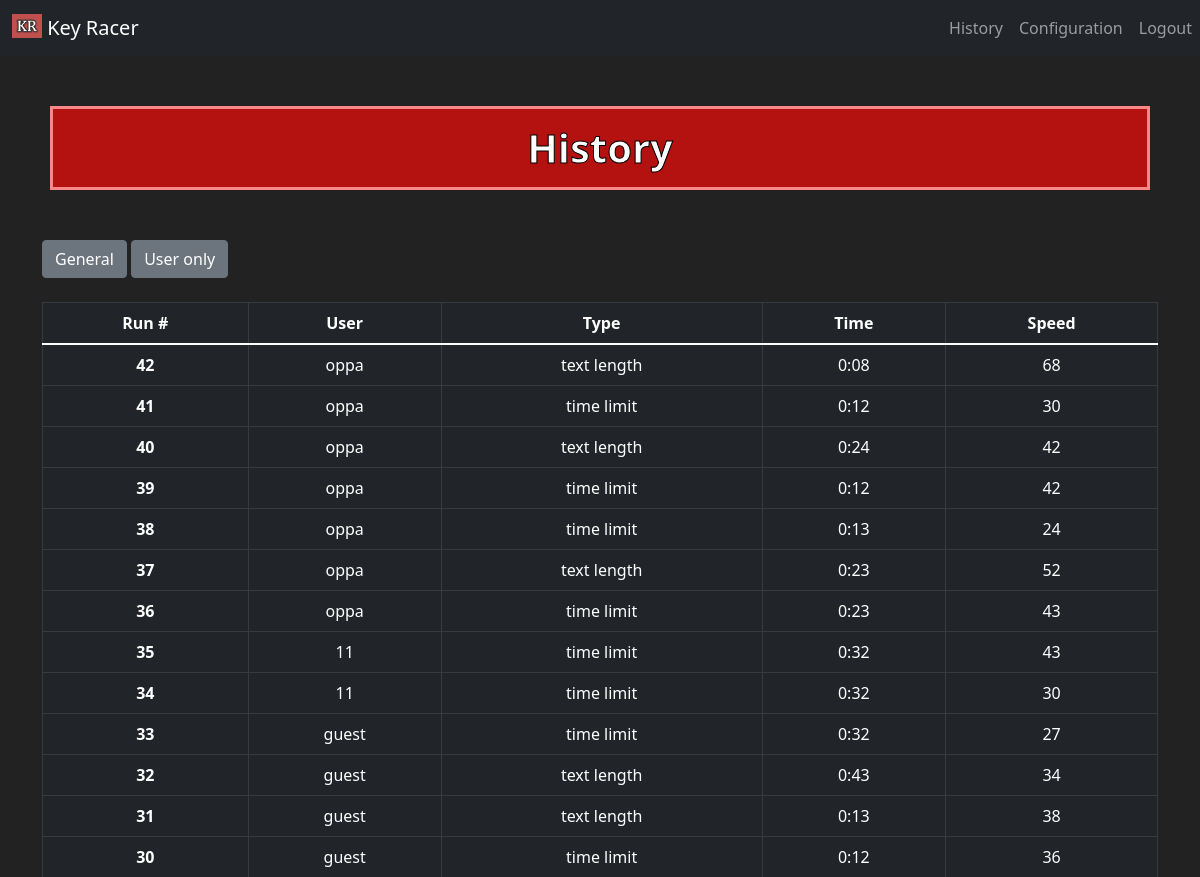
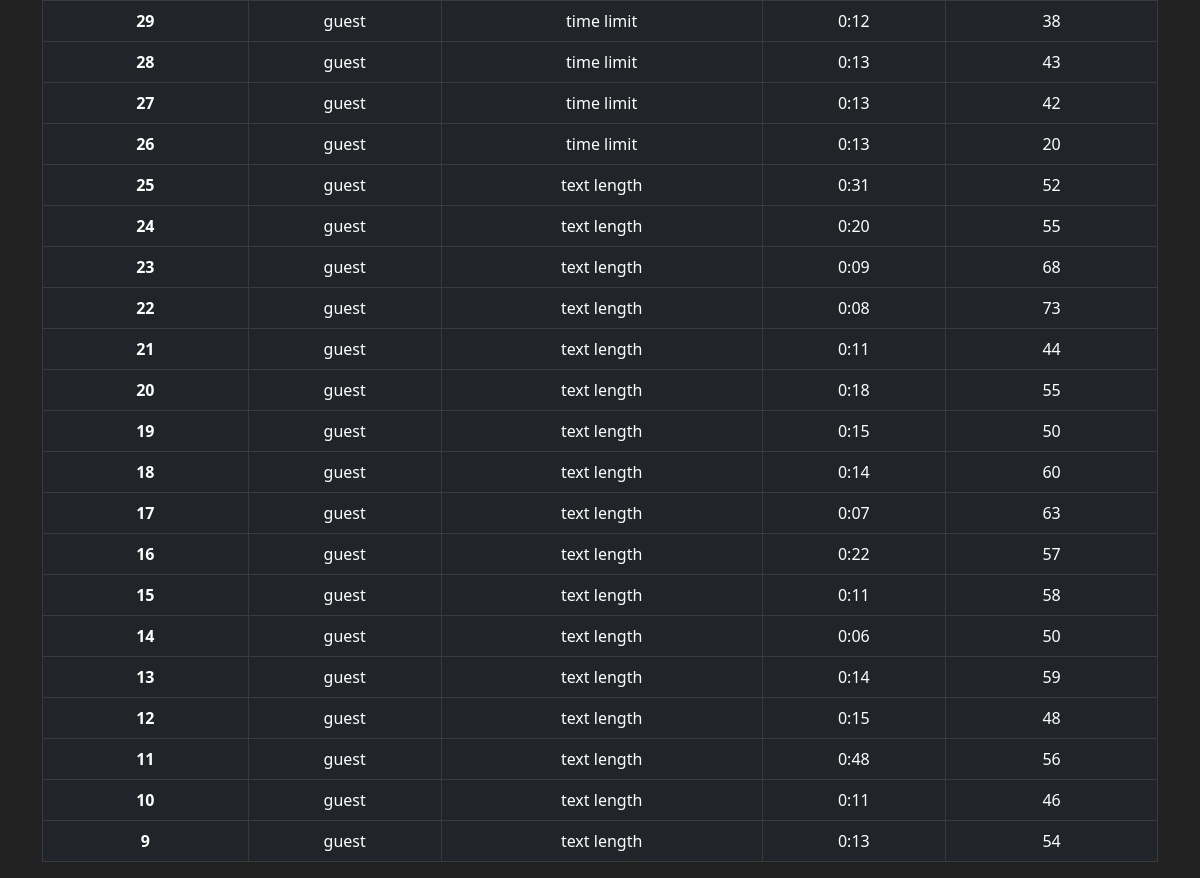
Screenshot of /history (signed in) with the database file from the repository (2 pictures, top to bottom).
### tables this page shows
CREATE TABLE runs (id INTEGER PRIMARY KEY AUTOINCREMENT NOT NULL, minutes INTEGER, seconds INTEGER, speed INTEGER, configuration TEXT NOT NULL, user TEXT);

### app.py (the view)
@app.route("/history", methods=["GET"])
def history():
    runs = []
    user = ""
    username = ""
    with sqlite3.connect('typer.db') as con:
        cur = con.cursor()
        if 'user_id' in session:
            usernames = cur.execute('SELECT username FROM users WHERE id = ?', (session['user_id'], ))
            for usernam in usernames:
                username = usernam[0]
            user = "user"
        else:
            user = "guest"
        runs = cur.execute('SELECT * FROM runs')
        con.commit()
        return render_template("history.html", user=user, runs=runs, username=username)

### templates/history.html (shortened to what this page needs)
{% extends "layout.html" %}
{% block content %}
    <h1>History</h1>
    <div class="container">
        <div class="row justify-content-start">
            <div class="col-4">
                {% if user == "user" %}
                    <button class="btn btn-secondary" id="general" onclick="generalButton()">General</button>
                    <button class="btn btn-secondary" id="user" onclick="userButton()">User only</button>
                {% endif %}
            </div>
            <div class="col-4">
            </div>
        </div>
    </div>
    <br>
    <div class="container">
        <div class="col align-self-center">
            <table class="text-center table table-dark table-hover talbe-striped table-bordered" id="original">
                <thead>
                    <th scope="col">Run #</th>
                    <th scope="col">User</th>
                    <th scope="col">Type</th>
                    <th scope="col">Time</th>
                    <th scope="col">Speed</th>
                </thead>
                <tbody id="story" class="table-group-divider">
                    {% for run in runs | reverse %}
                        <tr id="run{{ run[0] }}">
                            <th scope="row">{{ run[0] }}</th>
                            <td>{{ run[5] }}</td>
                            <td>{{ run[4] }}</td>
                            {% if run[2] < 10 %}
                            <td>{{ run[1] }}:0{{ run[2] }}</td>
                            {% else %}
                            <td>{{ run[1] }}:{{ run[2] }}</td>
                            {% endif %}
                            <td>{{ run[3] }}</td>
                        </tr>
                    {% endfor %}
                </tbody>
            </table>
        </div>
    </div>
{% endblock %}

### static/styles.css (style rules this page uses)
h1 { color: white; -webkit-text-stroke-width: 1px; -webkit-text-stroke-color: black; text-align: center; border: 3px solid rgb(248, 136, 136); background-color: rgb(180, 17, 17); margin-top: 30px; margin: 50px; padding: 15px; font-weight: bold; }

### rows the page displays
runs: id "42", user "oppa", configuration "text length", minutes "0", seconds "8", speed "68"
runs: id "41", user "oppa", configuration "time limit", minutes "0", seconds "12", speed "30"
runs: id "40", user "oppa", configuration "text length", minutes "0", seconds "24", speed "42"
runs: id "39", user "oppa", configuration "time limit", minutes "0", seconds "12", speed "42"
runs: id "38", user "oppa", configuration "time limit", minutes "0", seconds "13", speed "24"
runs: id "37", user "oppa", configuration "text length", minutes "0", seconds "23", speed "52"
runs: id "36", user "oppa", configuration "time limit", minutes "0", seconds "23", speed "43"
runs: id "35", user "11", configuration "time limit", minutes "0", seconds "32", speed "43"
runs: id "34", user "11", configuration "time limit", minutes "0", seconds "32", speed "30"
runs: id "33", user "guest", configuration "time limit", minutes "0", seconds "32", speed "27"
runs: id "32", user "guest", configuration "text length", minutes "0", seconds "43", speed "34"
runs: id "31", user "guest", configuration "text length", minutes "0", seconds "13", speed "38"
runs: id "30", user "guest", configuration "time limit", minutes "0", seconds "12", speed "36"
runs: id "29", user "guest", configuration "time limit", minutes "0", seconds "12", speed "38"
runs: id "28", user "guest", configuration "time limit", minutes "0", seconds "13", speed "43"
runs: id "27", user "guest", configuration "time limit", minutes "0", seconds "13", speed "42"
runs: id "26", user "guest", configuration "time limit", minutes "0", seconds "13", speed "20"
runs: id "25", user "guest", configuration "text length", minutes "0", seconds "31", speed "52"
runs: id "24", user "guest", configuration "text length", minutes "0", seconds "20", speed "55"
runs: id "23", user "guest", configuration "text length", minutes "0", seconds "9", speed "68"
runs: id "22", user "guest", configuration "text length", minutes "0", seconds "8", speed "73"
runs: id "21", user "guest", configuration "text length", minutes "0", seconds "11", speed "44"
runs: id "20", user "guest", configuration "text length", minutes "0", seconds "18", speed "55"
runs: id "19", user "guest", configuration "text length", minutes "0", seconds "15", speed "50"
runs: id "18", user "guest", configuration "text length", minutes "0", seconds "14", speed "60"
runs: id "17", user "guest", configuration "text length", minutes "0", seconds "7", speed "63"
runs: id "16", user "guest", configuration "text length", minutes "0", seconds "22", speed "57"
runs: id "15", user "guest", configuration "text length", minutes "0", seconds "11", speed "58"
runs: id "14", user "guest", configuration "text length", minutes "0", seconds "6", speed "50"
runs: id "13", user "guest", configuration "text length", minutes "0", seconds "14", speed "59"
runs: id "12", user "guest", configuration "text length", minutes "0", seconds "15", speed "48"
runs: id "11", user "guest", configuration "text length", minutes "0", seconds "48", speed "56"
runs: id "10", user "guest", configuration "text length", minutes "0", seconds "11", speed "46"
runs: id "9", user "guest", configuration "text length", minutes "0", seconds "13", speed "54"
